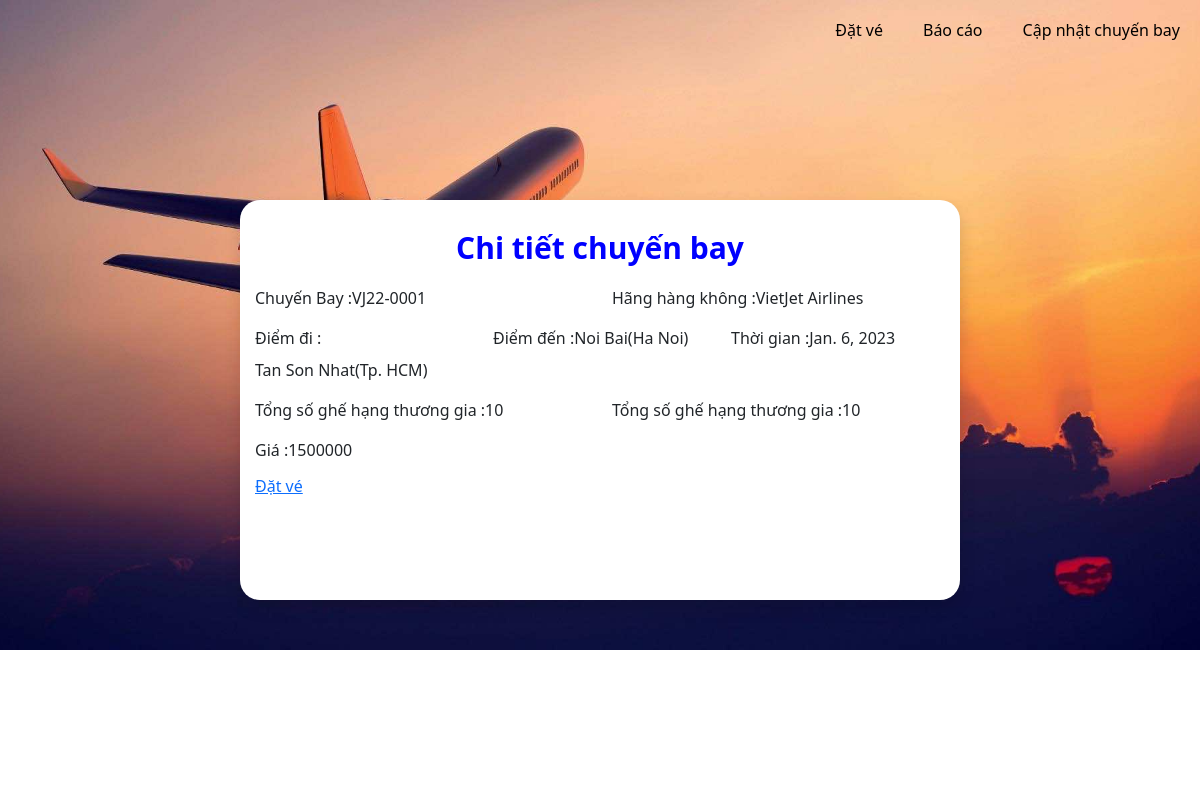
The page /schedule_detail/1/ on the database its author committed.
### flights/models.py (models this page shows, shortened)
class Flight(models.Model):
    flId = models.CharField(max_length=9, primary_key=True)
    fromAp = models.ForeignKey(Airport, on_delete=models.CASCADE, related_name="fromAP_flight")
    toAp = models.ForeignKey(Airport, on_delete=models.CASCADE, related_name="toAP_flight")
    flTime = models.IntegerField()
    brand = models.ForeignKey(Brand, on_delete=models.CASCADE)

class Brand(models.Model):
    brId = models.CharField(max_length=2, primary_key=True)
    brName = models.TextField(max_length= 255)

class Airport(models.Model):
    apId = models.CharField(max_length=5, primary_key=True)
    apName = models.TextField(max_length=255)
    place = models.TextField(max_length=255)

class Schedule(models.Model):
    flId = models.ForeignKey(Flight, on_delete=models.CASCADE)
    date = models.DateField()
    firstClassRest = models.IntegerField()
    secondClassRest = models.IntegerField()
    firstClass = models.IntegerField()
    secondClass = models.IntegerField()
    class Meta:
        constraints = [
            models.UniqueConstraint(
                fields=['flId', 'date'], name='unique_flId_date_combination'
            )
        ]

### flights/views.py (the view)
# urls.py: path('schedule_detail/<str:pk>/',  views.schedule_detail, name="schedule_detail"),
def schedule_detail(request,pk):
    schedule = Schedule.objects.get(id=pk)
    flightID = schedule.flId.flId
    fromPos = schedule.flId.fromAp.place
    fromAp = schedule.flId.fromAp.apName
    toPos = schedule.flId.toAp.place
    toAp = schedule.flId.toAp.apName
    time = schedule.date
    brName = schedule.flId.brand.brName
    cost = getCost(schedule.flId.fromAp.apId, schedule.flId.toAp.apId)
    transitAps =  Transit.objects.filter(flId=flightID)
    firstClassRest = schedule.firstClassRest
    secondClassRest = schedule.secondClassRest
    context = {"schedule":schedule,"pk":pk, "flightID":flightID, "fromPos":fromPos, "fromAp":fromAp, "toPos":toPos, "toAp":toAp,
                 "time":time, "brName":brName, "cost":cost, "transitAps": transitAps, "firstClassRest":firstClassRest, "secondClassRest":secondClassRest}
    return render(request,"schedule_detail.html",context)

### flights/views.py (called while the page is built)
def getCost(fromAP, toAP):
    if fromAP == 'LK':
        return getCost(toAP,fromAP)
    if fromAP == 'NB':
        if toAP == 'TSN':
            return 1500000
        elif toAP == 'PQ':
            return 1003000
        elif toAP == 'CL':
            return 1004300
        elif toAP == 'LK':
            return 1540000
    elif fromAP == 'TSN':
        if toAP == 'PQ':
            return 1500000
        elif toAP == 'CL':
            return 1000000
        elif toAP == 'LK':
            return 1000000
    elif fromAP == 'PQ':
        if toAP == 'CL':
            return 1230000
        elif toAP == 'LK':
            return 1050000
    elif fromAP == 'CL':
        if toAP == 'LK':
            return 1900000
    return getCost(toAP,fromAP)

### flights/templates/schedule_detail.html (shortened to what this page needs)
<!DOCTYPE html>
{% load static %}
<html lang="en">
<head>
    <link href="https://cdn.jsdelivr.net/npm/bootstrap@5.3.0-alpha1/dist/css/bootstrap.min.css" rel="stylesheet"
>
    <link rel="stylesheet" href="{% static '/assets/css/styte.css' %}">
</head>
<body>
    <div class="banner banner2">
        <div class="navbar">
            <a class="nav-item" href={% url 'index' %}>Đặt vé</a>
            <a class="nav-item" href="">Báo cáo</a>
            <a class="nav-item" href="">Cập nhật chuyến bay</a>
        </div>
        <form action="" id="form-detail" class="shadow">
            <div class="row">
                <p class="bold">Chi tiết chuyến bay</p>
            </div>
            <div class="row">
                <div class="col-md-6 ml-2">
                    <div class="input-group mb-2">
                        <label for="chuyenbay" class="form-label">     Chuyến Bay   :</label>
                            {{flightID}}
                    </div>
                </div>
                <div class="col-md-6 ml-2">
                    <div class="input-group mb-2">
                        <label for="hanghangkhong" class="form-label">Hãng hàng không    :</label>
                            {{brName}}
                    </div>
                </div>
            </div>
            <div class="row">
                <div class="col-md-4 ml-3">
                    <div class="input-group mb-3">
                        <label for="noidi" class="form-label">     Điểm đi   :</label>
                            {{fromAp}}({{fromPos}})
                    </div>
                </div>
                <div class="col-md-4 ml-2">
                    <div class="input-group mb-3">
                        <label for="noiden" class="form-label">Điểm đến     :</label>
                            {{toAp}}({{toPos}})
                    </div>
                </div>
                <div class="col-md-4 ml-2">
                    <div class="input-group mb-3">
                        <label for="thoigian" class="form-label">Thời gian     :</label>
                            {{time}}
                    </div>
                </div>
            </div>
            <div class="row">
                <div class="col-md-6 ml-2">
                    <div class="input-group mb-2">
                        <label for="chair1" class="form-label">     Tổng số ghế hạng thương gia   :</label>
                            {{firstClassRest}}
                    </div>
                </div>
                <div class="col-md-6 ml-2">
                    <div class="input-group mb-2">
                        <label for="chair2" class="form-label">Tổng số ghế hạng thương gia    :</label>
                            {{secondClassRest}}
                    </div>
                </div>
            </div>
            <div class="row">
                <div class="col-md-12">
                    <div class="input-group mb-1">
                        <label for="cost" class="form-label">Giá    :</label>
                        {{cost}}
                </div>
            </div>
            <div class="row">
                <div class="col-md-4">
                    <a href="{% url 'create_customer' pk  %}"> Đặt vé</a>
                </div>
            </div>
        </form>
    </div>
</body>
</html>

### flights/static/assets/css/styte.css (style rules this page uses)
* { margin: 0; padding: 0; box-sizing: border-box; }
p.bold { font-weight: bold; color: blue; text-align:center; font-size: 30px; }
.banner { position: relative; background: url('../img/banner.jpg') no-repeat top -150px center/cover; transform: scaleX(-1); height: 300px; }
.navbar { position: absolute; transform: scaleX(-1); }
.nav-item { padding: 10px 20px; text-decoration: none; color: black; }
#form-detail { position: absolute; width: 60%; height: 50%; left: 50%; top: 50%; transform: translate(-50%, -50%) scaleX(-1); background-color: #fff; padding: 25px 15px; border-radius: 20px; }
.banner2 { height: 100vh; }

### rows shown on the page
Flight: flId "VJ22-0001"
Brand: brName "VietJet Airlines"
Airport: apName "Tan Son Nhat", place "Tp. HCM"
Airport: apName "Noi Bai", place "Ha Noi"
Schedule: date "Jan. 6, 2023"

### other values the page prints
{{ firstClassRest }} "10"
{{ secondClassRest }} "10"
{{ cost }} "1500000"
